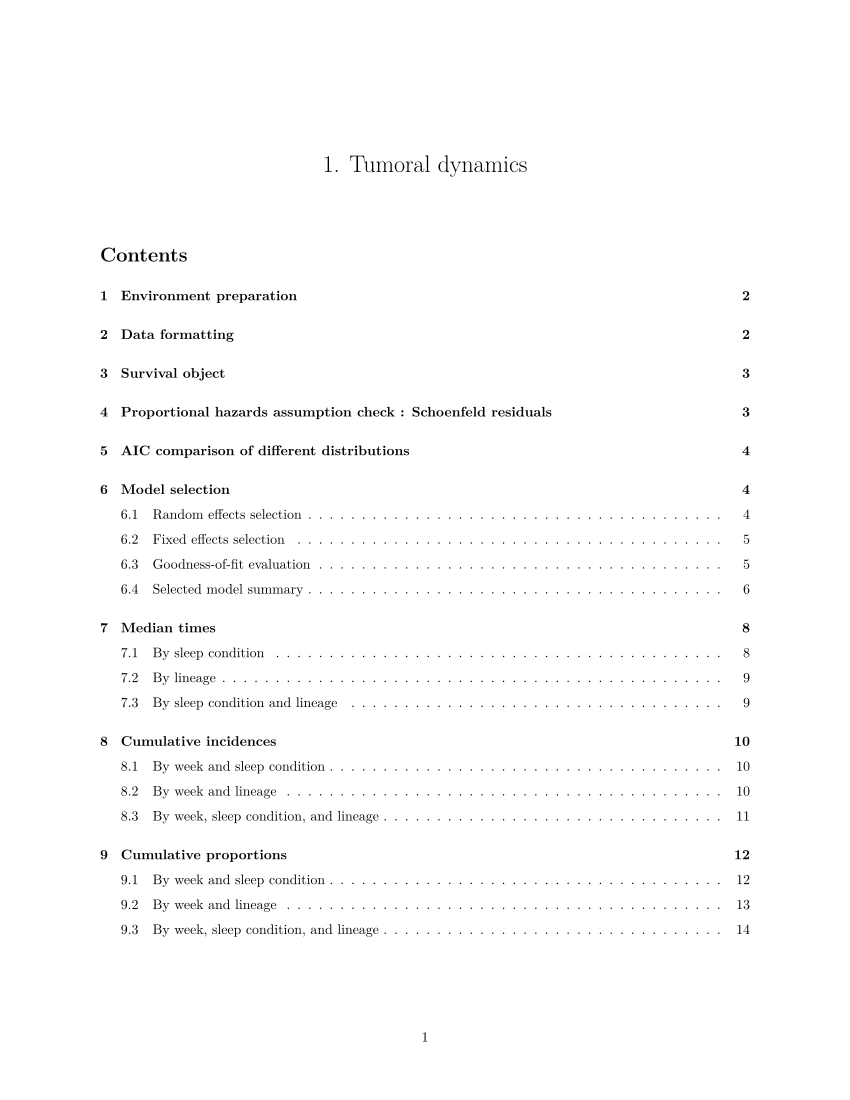

The R source for this figure:
#' ---
#' title: "1. Tumoral dynamics"
#' author: ""
#' date: ""
#' output:
#'   pdf_document:
#'     toc: true
#'     toc_depth: 6
#'     number_sections: true
#' header-includes:
#'   - |
#'     ```{=latex}
#'     \usepackage{fvextra}
#'     \DefineVerbatimEnvironment{Highlighting}{Verbatim}{
#'       breaksymbolleft={}, 
#'       showspaces=false, 
#'       showtabs=false, 
#'       breaklines, 
#'       commandchars=\\\{\}
#'     }
#'     ```
#' ---

#+ include=FALSE, warning=FALSE, message=FALSE, results='hide'

knitr::opts_knit$set(root.dir = "~/Library/Mobile Documents/com~apple~CloudDocs/Documents/these/travail/3_annexes/ix_sommeil/260820/")

knitr::opts_chunk$set(echo = TRUE, warning = FALSE, message = FALSE, 
                      fig.width = 17, fig.height = 10)

options(tibble.print_max = Inf, tibble.width = Inf)

#+ include=TRUE, warning=FALSE, message=FALSE, results='hide'

#' # Environment preparation

#' Run scripts with the needed packages, functions, and the raw data frame.

source("0a_packages.R")
source("0b_script_data.R")
source("0c_functions.R")

#+ include=TRUE, warning=FALSE, message=FALSE, results='show'

#' # Data formatting

#' Create a new data frame adapted for survival analysis.

tum_df <- 
  
  #' Load the raw data frame.
  df %>%
  
  #' Restrict the data frame to the three lineages that developed tumors.
  filter(lineage %in% c("HO_MT", "HO_SPC", "HO_SPT")) %>%
  
  #' Define the follow-up time for each individual:
  #' if the hydra developed a tumor -> time of tumor onset (event),
  #' if the hydra died -> time of death (censor),
  #' if the hydra did not develop a tumor and stayed alive
  #' -> 42 days (no event, censor at the end of the experiment).
  mutate(age_followup_days = case_when(
    tum_state == "Tumoral" ~ age_tum,    
    tum_state == "Healthy" & death_state == 1 ~ age_death,
    TRUE ~ 42),
    
    age_followup = age_followup_days / 7,
    tum_event = ifelse(tum_state == "Tumoral", 1, 0)) %>%
  
  #' Build a competing-risk variable for the cumulative incidence functions:
  #' if the hydra did not develop a tumor and stayed alive -> 0 (no event),
  #' if the hydra developed a tumor -> 1 (event),
  #' if the hydra died -> 2 (competing risk of death).
  mutate(status_competing = factor(case_when(tum_event == 1 ~ 1, 
                                             death_state == 1 ~ 2, 
                                             TRUE ~ 0))) %>%
  
  #' Remove missing data.
  filter(!is.na(age_followup)) %>%
  
  #' Set factor levels for later use in the plots.
  mutate(sleep_condition = factor(sleep_condition, 
                                  levels = c("Control", "Sleep deprivation"))) %>%
  
  #' Keep only the variables needed for the analysis.
  select(age_followup, tum_event, status_competing, sleep_condition, 
         lineage, parent_unique, replicate_unique)

#' Set reference levels for the categorical variables.
tum_df$lineage <- relevel(factor(tum_df$lineage), ref = "HO_MT")
tum_df$sleep_condition <- relevel(factor(tum_df$sleep_condition), ref = "Control")

#' # Survival object

#' Create a survival object with follow-up time and event indicator.
tum_surv_object <- Surv(tum_df$age_followup, tum_df$tum_event)

#' # Proportional hazards assumption check : Schoenfeld residuals

#' Fit a preliminary full Cox model (fixed effects only).
tum_cox <- coxph(Surv(age_followup, tum_event) ~ sleep_condition * lineage, data = tum_df)

#' Test the proportional hazards assumption.
print(cox.zph(tum_cox))

#' The proportional hazards assumption is violated for at least one term, 
#' an accelerated failure time mixed-effects model will be used. 
#' 
#' # AIC comparison of different distributions
#' 
#' Compare intercept-only accelerated failure time models fitted with different 
#' parametric distributions to identify the best-fitting one.

dist_weib <- SurvregME(Surv(age_followup, tum_event) ~ 1, data = tum_df, 
                       dist = "weibull")

dist_lnorm <- SurvregME(Surv(age_followup, tum_event) ~ 1, data = tum_df, 
                        dist = "lognormal")

dist_llog <- SurvregME(Surv(age_followup, tum_event) ~ 1, data = tum_df, 
                       dist = "loglogistic")

dist_exp <- SurvregME(Surv(age_followup, tum_event) ~ 1, data = tum_df, 
                      dist = "exponential")

AIC(dist_weib, dist_lnorm, dist_llog, dist_exp) %>% arrange(AIC)

#' The model with a Weibull distribution has the lowest AIC, we'll use it for the models. 
#'
#' # Model selection
#' 
#' ## Random effects selection
#' 
#' With the full fixed-effect structure held constant, compare different
#' random-effect structures to find the optimal one.

tum_R_0 <- SurvregME(Surv(age_followup, tum_event) ~ sleep_condition * lineage, 
                     data = tum_df, dist = "weibull")

tum_R_1 <- SurvregME(Surv(age_followup, tum_event) ~ sleep_condition * lineage + 
                       (1 | parent_unique), 
                     data = tum_df, dist = "weibull")

tum_R_2 <- SurvregME(Surv(age_followup, tum_event) ~ sleep_condition * lineage +
                       (1 | replicate_unique), 
                     data = tum_df, dist = "weibull")

tum_R_3 <- SurvregME(Surv(age_followup, tum_event) ~ sleep_condition * lineage + 
                       (1 | parent_unique) + (1 | replicate_unique), 
                     data = tum_df, dist = "weibull") 

AIC(tum_R_0, tum_R_1, tum_R_2, tum_R_3) %>% arrange(AIC)

#' The model without any random effect (tum_R_0) has the lowest AIC, this random
#' effect structure is therefore selected.
#' SurvregME is nonetheless kept as the modeling function (rather than switching to a simpler survreg call) 
#' since it also supports models with no random effects.
#' 
#' ## Fixed effects selection
#' 
#' With the selected random-effect structure fixed, compare different 
#' fixed-effect structures to find the optimal one.

tum_F_0 <- SurvregME(Surv(age_followup, tum_event) ~ 1, 
                     data = tum_df, dist = "weibull")

tum_F_1 <- SurvregME(Surv(age_followup, tum_event) ~ sleep_condition, 
                     data = tum_df, dist = "weibull")

tum_F_2 <- SurvregME(Surv(age_followup, tum_event) ~ lineage, 
                     data = tum_df, dist = "weibull")

tum_F_3 <- SurvregME(Surv(age_followup, tum_event) ~ sleep_condition + lineage, 
                     data = tum_df, dist = "weibull")

tum_F_4 <- SurvregME(Surv(age_followup, tum_event) ~ sleep_condition * lineage, 
                     data = tum_df, dist = "weibull")

AIC(tum_F_0, tum_F_1, tum_F_2, tum_F_3, tum_F_4) %>% arrange(AIC)

#' The model with the interaction between the sleep condition and the lineage has 
#' the lowest AIC and is therefore selected (tum_F_4).
#' 
#' ## Goodness-of-fit evaluation
#' 
#' Assess goodness-of-fit of the selected model using Cox-Snell residuals.
plot_cox_snell_survregme(model = tum_F_4, data = tum_df, 
                         time_col = "age_followup", event_col = "tum_event")

#' The curve follows a 45 degree exponential, we validate the fit of the selected model. 
#' 
#' ## Selected model summary
#' 
#' Releveling of "lineage" to obtain all pairwise comparisons from the same selected model.

tum_df$lineage <- relevel(tum_df$lineage, ref = "HO_MT")
summary(SurvregME(Surv(age_followup, tum_event) ~ sleep_condition * lineage, 
                  data = tum_df, dist = "weibull"))

tum_df$lineage <- relevel(tum_df$lineage, ref = "HO_SPC")
summary(SurvregME(Surv(age_followup, tum_event) ~ sleep_condition * lineage, 
                  data = tum_df, dist = "weibull"))

tum_df$lineage <- relevel(tum_df$lineage, ref = "HO_SPT")
summary(SurvregME(Surv(age_followup, tum_event) ~ sleep_condition * lineage, 
                  data = tum_df, dist = "weibull"))

#' # Median times

#' ## By sleep condition

#' Estimate cumulative incidence functions for the tumor event,
#' accounting for the competing risk of death, stratified by sleep condition.
tum_cuminc_sleep <- cuminc(Surv(age_followup, status_competing) ~ 
                             sleep_condition, data = tum_df)

#' For each stratum, extract the median time to event and its 95CI.
tum_medians_sleep <- tidy(tum_cuminc_sleep) %>%
  dplyr::filter(outcome == "1") %>%
  dplyr::group_by(strata) %>%
  dplyr::arrange(time) %>%
  dplyr::summarise(
    median_time = { idx <- which(estimate >= 0.5)[1]
    if (is.na(idx)) NA_real_ else time[idx] },
    ci_low = { idx <- which(conf.high >= 0.5)[1]
    if (is.na(idx)) NA_real_ else time[idx] },
    ci_high = { idx <- which(conf.low >= 0.5)[1]
    if (is.na(idx)) NA_real_ else time[idx] },
    .groups = "drop")

print(tum_medians_sleep)

#' ## By lineage

#' Same method as above, but stratified by lineage.

tum_cuminc_lineage <- cuminc(Surv(age_followup, status_competing) ~ lineage, data = tum_df)

tum_medians_lineage <- tidy(tum_cuminc_lineage) %>%
  dplyr::filter(outcome == "1") %>%
  dplyr::group_by(strata) %>%
  dplyr::arrange(time) %>%
  dplyr::summarise(
    median_time = { idx <- which(estimate >= 0.5)[1]
    if (is.na(idx)) NA_real_ else time[idx] },
    ci_low = { idx <- which(conf.high >= 0.5)[1]
    if (is.na(idx)) NA_real_ else time[idx] },
    ci_high = { idx <- which(conf.low >= 0.5)[1]
    if (is.na(idx)) NA_real_ else time[idx] },
    .groups = "drop")

print(tum_medians_lineage)

#' ## By sleep condition and lineage

#' Same method as above, but stratified by sleep condition and lineage.

tum_cuminc_interaction <- cuminc(Surv(age_followup, status_competing) ~ 
                                   sleep_condition + lineage, data = tum_df)

tum_medians_interaction <- tidy(tum_cuminc_interaction) %>%
  dplyr::filter(outcome == "1") %>%
  dplyr::group_by(strata) %>%
  dplyr::arrange(time) %>%
  dplyr::summarise(
    median_time = { idx <- which(estimate >= 0.5)[1]
    if (is.na(idx)) NA_real_ else time[idx] },
    ci_low = { idx <- which(conf.high >= 0.5)[1]
    if (is.na(idx)) NA_real_ else time[idx] },
    ci_high = { idx <- which(conf.low >= 0.5)[1]
    if (is.na(idx)) NA_real_ else time[idx] },
    .groups = "drop")

print(tum_medians_interaction)

#' # Cumulative incidences

#' ## By week and sleep condition

#' Convert the continuous cumulative incidence function into a weekly summary table:
#' for each stratum of sleep condition and each week, show the estimate with its 95CI.
tum_incidence_sleep <- tidy(tum_cuminc_sleep) %>%
  dplyr::filter(outcome == "1") %>%
  dplyr::mutate(week = ceiling(time)) %>%
  dplyr::group_by(strata, week) %>%
  dplyr::filter(time == max(time)) %>%
  dplyr::slice(1) %>%
  dplyr::ungroup() %>%
  dplyr::select(strata, week, estimate_cuminc = estimate, conf.low, conf.high) %>%
  dplyr::arrange(strata, week)

print(tum_incidence_sleep)

#' ## By week and lineage

#' Same method as above, but stratified by lineage.

tum_incidence_lineage <- tidy(tum_cuminc_lineage) %>%
  dplyr::filter(outcome == "1") %>%
  dplyr::mutate(week = ceiling(time)) %>%
  dplyr::group_by(strata, week) %>%
  dplyr::filter(time == max(time)) %>%
  dplyr::slice(1) %>%
  dplyr::ungroup() %>%
  dplyr::select(strata, week, estimate_cuminc = estimate, conf.low, conf.high) %>%
  dplyr::arrange(strata, week)

print(tum_incidence_lineage)

#' ## By week, sleep condition, and lineage

#' Same method as above, but stratified by sleep condition and lineage.

tum_incidence_interaction <- tidy(tum_cuminc_interaction) %>%
  dplyr::filter(outcome == "1") %>%
  dplyr::mutate(week = ceiling(time)) %>%
  dplyr::group_by(strata, week) %>%
  dplyr::filter(time == max(time)) %>%
  dplyr::slice(1) %>%
  dplyr::ungroup() %>%
  dplyr::select(strata, week, estimate_cuminc = estimate, conf.low, conf.high) %>%
  dplyr::arrange(strata, week)

print(tum_incidence_interaction)

#' # Cumulative proportions

#' ## By week and sleep condition

#' Compute raw cumulative proportions of tumor occurrence per week, 
#' stratified by sleep condition.
tum_proportions_sleep <- tum_df %>%
  dplyr::mutate(week_tum_event = ceiling(age_followup)) %>%
  dplyr::group_by(sleep_condition) %>%
  dplyr::summarise(total_N = n(),
                   n1 = sum(week_tum_event <= 1 & tum_event == 1),
                   n2 = sum(week_tum_event <= 2 & tum_event == 1),
                   n3 = sum(week_tum_event <= 3 & tum_event == 1),
                   n4 = sum(week_tum_event <= 4 & tum_event == 1),
                   n5 = sum(week_tum_event <= 5 & tum_event == 1),
                   n6 = sum(week_tum_event <= 6 & tum_event == 1),
                   p1 = n1 / total_N,
                   p2 = n2 / total_N,
                   p3 = n3 / total_N,
                   p4 = n4 / total_N,
                   p5 = n5 / total_N,
                   p6 = n6 / total_N,
                   .groups = "drop") %>%
  tidyr::pivot_longer(cols = matches("^[np][1-6]$"),
                      names_to = c(".value", "week"),
                      names_pattern = "(n|p)([1-6])") %>%
  dplyr::mutate(week = as.numeric(week)) %>%
  dplyr::select(sleep_condition, week, n, total_N, raw_proportion = p)

print(tum_proportions_sleep)

#' ## By week and lineage

#' Same method as above, but stratified by lineage.

tum_proportions_lineage <- tum_df %>%
  dplyr::mutate(week_tum_event = ceiling(age_followup)) %>%
  dplyr::group_by(lineage) %>%
  dplyr::summarise(total_N = n(),
                   n1 = sum(week_tum_event <= 1 & tum_event == 1),
                   n2 = sum(week_tum_event <= 2 & tum_event == 1),
                   n3 = sum(week_tum_event <= 3 & tum_event == 1),
                   n4 = sum(week_tum_event <= 4 & tum_event == 1),
                   n5 = sum(week_tum_event <= 5 & tum_event == 1),
                   n6 = sum(week_tum_event <= 6 & tum_event == 1),
                   p1 = n1 / total_N,
                   p2 = n2 / total_N,
                   p3 = n3 / total_N,
                   p4 = n4 / total_N,
                   p5 = n5 / total_N,
                   p6 = n6 / total_N,
                   .groups = "drop") %>%
  tidyr::pivot_longer(cols = matches("^[np][1-6]$"),
                      names_to = c(".value", "week"),
                      names_pattern = "(n|p)([1-6])") %>%
  dplyr::mutate(week = as.numeric(week)) %>%
  dplyr::select(lineage, week, n, total_N, raw_proportion = p)

print(tum_proportions_lineage)

#' ## By week, sleep condition, and lineage

#' Same method as above, but stratified by sleep condition and lineage.

tum_proportions_interaction <- tum_df %>%
  dplyr::mutate(week_tum_event = ceiling(age_followup)) %>%
  dplyr::group_by(sleep_condition, lineage) %>%
  dplyr::summarise(total_N = n(),
                   n1 = sum(week_tum_event <= 1 & tum_event == 1),
                   n2 = sum(week_tum_event <= 2 & tum_event == 1),
                   n3 = sum(week_tum_event <= 3 & tum_event == 1),
                   n4 = sum(week_tum_event <= 4 & tum_event == 1),
                   n5 = sum(week_tum_event <= 5 & tum_event == 1),
                   n6 = sum(week_tum_event <= 6 & tum_event == 1),
                   p1 = n1 / total_N,
                   p2 = n2 / total_N,
                   p3 = n3 / total_N,
                   p4 = n4 / total_N,
                   p5 = n5 / total_N,
                   p6 = n6 / total_N,
                   .groups = "drop") %>%
  tidyr::pivot_longer(cols = matches("^[np][1-6]$"),
                      names_to = c(".value", "week"),
                      names_pattern = "(n|p)([1-6])") %>%
  dplyr::mutate(week = as.numeric(week)) %>%
  dplyr::select(sleep_condition, lineage, week, n, total_N, raw_proportion = p)

print(tum_proportions_interaction)

#' # Plots of cumulative incidence of tumoral development

#' ## Common themes

#' Theme of y-axis, and its presence or absence on the plots
scale_y <- scale_y_continuous(limits = c(0, 1), breaks = seq(0, 1, by = 0.25), 
                              labels = percent, position = "right")

#' Fix to hide y-axis numbers, ticks, and titles on the right and left
hide_y <- theme(axis.text.y.right = element_blank(), 
                axis.ticks.y.right = element_blank(),
                axis.title.y.right = element_blank(),
                axis.text.y = element_blank(), 
                axis.ticks.y = element_blank(),
                axis.title.y = element_blank())

#' Fix to show y-axis numbers and ticks on the right
show_y <- theme(axis.text.y.right = element_text(color = "black", size = 14), 
                axis.ticks.y.right = element_line(),
                axis.text.y = element_blank(), 
                axis.ticks.y = element_blank(),
                axis.title.y = element_blank())

#' Theme of x-axis
scale_x <- scale_x_continuous(limits = c(0, 6), breaks = seq(0, 6, by = 2))

#' Color scales for sleep condition
sleep_scale <- list(
  scale_color_manual(values = sleep_condition_colors, breaks = c("Control", "Sleep deprivation")),
  scale_fill_manual(values = sleep_condition_colors, breaks = c("Control", "Sleep deprivation")))

#' Theme shared by all panels (angle = 90 for bottom-to-top reading)
theme_common <- theme(
  axis.text.x = element_text(color = "black", size = 14),
  axis.title.x = element_text(color = "black", size = 14, margin = margin(t = 10)),
  axis.title.y.right = element_text(color = "black", size = 14, angle = 90, margin = margin(l = 15)),
  plot.margin = margin(l = 5, r = 5, t = 5, b = 5))

#' Specific label configurations for precise placement
labs_base   <- labs(x = NULL, y = NULL, title = NULL)
labs_x_only <- labs(x = "Time (weeks)", y = NULL, title = NULL)
labs_y_only <- labs(x = NULL, y = "Cumulative incidence\nof tumor development", title = NULL)
labs_xy     <- labs(x = "Time (weeks)", y = "Cumulative incidence\nof tumor development", title = NULL)

#' ## Panel A: by sleep condition

#' Cumulative incidence of tumor onset by sleep condition.
A <- cuminc(Surv(age_followup, factor(status_competing)) ~ sleep_condition, 
            data = tum_df) %>%
  ggcuminc(outcome = "1") +
  add_confidence_interval() +
  labs_xy + scale_y + sleep_scale + scale_x +
  theme_bw() + theme_common + show_y +
  theme(legend.position = "none") +
  plot_annotation(title = "Sleep condition effect",
                  theme = theme(plot.title = element_text(
                    hjust = 0.5, face = "bold", size = 16, margin = margin(b = 10))))

#' Extract legend from plot A to use later on the full figure.
shared_legend <- cowplot::get_legend(
  A + theme(legend.position = "bottom",
            legend.direction = "horizontal",
            legend.text = element_text(size = 13),
            legend.title = element_text(size = 14, face = "bold")))

#' ## Panel B: by sleep condition for each lineage

#' ### HO_MT

#' Cumulative incidence of tumor onset by sleep condition for the lineage HO_MT.
B1 <- cuminc(Surv(age_followup, factor(status_competing)) ~ sleep_condition, 
             data = tum_df %>% filter(lineage == "HO_MT")) %>%
  ggcuminc(outcome = "1") +
  add_confidence_interval() +
  labs_base + scale_y + scale_x + sleep_scale +
  theme_bw() + theme_common + hide_y +
  theme(legend.position = "none") +
  annotate("text", x = 0.2, y = 0.95, label = "HO_MT",
           color = "black", fontface = "bold", size = 5, hjust = 0, vjust = 1)

#' ### HO_SPC

#' Same method as above, but for the lineage HO_SPC.
B2 <- cuminc(Surv(age_followup, factor(status_competing)) ~ sleep_condition,
             data = tum_df %>% filter(lineage == "HO_SPC")) %>%
  ggcuminc(outcome = "1") +
  add_confidence_interval() +
  labs_x_only + scale_y + scale_x + sleep_scale + 
  theme_bw() + theme_common + hide_y +
  theme(legend.position = "none") +
  annotate("text", x = 0.2, y = 0.95, label = "HO_SPC",
           color = "black", fontface = "bold", size = 5, hjust = 0, vjust = 1)

#' ### HO_SPT

#' Same method as above, but for the lineage HO_SPT.
B3 <- cuminc(Surv(age_followup, factor(status_competing)) ~ sleep_condition,
             data = tum_df %>% filter(lineage == "HO_SPT")) %>%
  ggcuminc(outcome = "1") +
  add_confidence_interval() +
  labs_y_only + scale_y + scale_x + sleep_scale +
  theme_bw() + theme_common + show_y +
  theme(legend.position = "none") +
  annotate("text", x = 0.2, y = 0.95, label = "HO_SPT",
           color = "black", fontface = "bold", size = 5, hjust = 0, vjust = 1)

#' Create panel B combining plots B1, B2, and B3
B <- (B1 + B2 + B3 + plot_layout(nrow = 1)) +
  plot_annotation(title = "Interaction between sleep condition and lineage",
                  theme = theme(plot.title = element_text(hjust = 0.5, face = "bold", 
                                                          size = 16, margin = margin(b = 10))))

#' ## Panel C: by lineage

#' ### HO_MT

#' Cumulative incidence of tumor onset for the lineage HO_MT.
C1 <- cuminc(Surv(age_followup, factor(status_competing)) ~ 1, 
             data = tum_df %>% filter(lineage == "HO_MT")) %>%
  ggcuminc(outcome = "1") +
  add_confidence_interval() +
  labs_base + scale_y + scale_x +
  theme_bw() + theme_common + hide_y +
  annotate("text", x = 0.2, y = 0.95, label = "HO_MT",
           color = "black", fontface = "bold", size = 5, hjust = 0, vjust = 1)

#' ### HO_SPC

#' Same method as above, but for the lineage HO_SPC.
C2 <- cuminc(Surv(age_followup, factor(status_competing)) ~ 1, 
             data = tum_df %>% filter(lineage == "HO_SPC")) %>%
  ggcuminc(outcome = "1") +
  add_confidence_interval() +
  labs_x_only + scale_y + scale_x +
  theme_bw() + theme_common + hide_y +
  annotate("text", x = 0.2, y = 0.95, label = "HO_SPC",
           color = "black", fontface = "bold", size = 5, hjust = 0, vjust = 1)

#' ### HO_SPT

#' Same method as above, but for the lineage HO_SPT.
C3 <- cuminc(Surv(age_followup, factor(status_competing)) ~ 1, 
             data = tum_df %>% filter(lineage == "HO_SPT")) %>%
  ggcuminc(outcome = "1") +
  add_confidence_interval() +
  labs_y_only + scale_y + scale_x +
  theme_bw() + theme_common + show_y +
  annotate("text", x = 0.2, y = 0.95, label = "HO_SPT",
           color = "black", fontface = "bold", size = 5, hjust = 0, vjust = 1)

#' Create panel C combining plots C1, C2, and C3
C <- (C1 + C2 + C3 + plot_layout(nrow = 1)) +
  plot_annotation(title = "Lineage effect",
                  theme = theme(plot.title = element_text(
                    hjust = 0.5, face = "bold", size = 16, margin = margin(b = 10))))

#' ## Assembly

#' Add a letter tag (A/B/C) to the first sub-plot of each panel.
A <- A + labs(tag = "A") + theme(plot.tag = element_text(size = 20, face = "bold"))
B[[1]] <- B[[1]] + labs(tag = "B") + theme(plot.tag = element_text(size = 20, face = "bold"))
C[[1]] <- C[[1]] + labs(tag = "C") + theme(plot.tag = element_text(size = 20, face = "bold"))

#' Convert each panel into a graphical object.
#' (Wrapping A in patchwork to force perfect alignment with the B and C grids).
A <- patchwork::patchworkGrob(A + patchwork::plot_layout(ncol = 1))
B <- patchwork::patchworkGrob(B)
C <- patchwork::patchworkGrob(C)

#' Combine the panels and the shared legend vertically.
#' The legend is placed between B and C.
final_tum_panel <- cowplot::plot_grid(A, 
                                   B, 
                                   shared_legend, 
                                   C, 
                                   ncol = 1, 
                                   align = "v", 
                                   axis = "lr", 
                                   rel_heights = c(1, 1, 0.1, 1)) +
  theme(plot.margin = margin(l = 5, r = 5, t = 5, b = 5))

#' Show the final figure.
print(final_tum_panel)

ggsave("figure_2.png", plot = final_tum_panel, width = 21, height = 29.7, units = "cm", dpi = 300)
